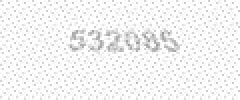
#> input picture engine/python/test.jpg, 120 x 50 px (shown 2 times larger)
$ python captchareader.py   (Python 2 division)
#> lines starting #> are read from the running program, lines starting #| are printed output that depends on the picture
from PIL import Image,ImageEnhance


from pytesser import *


im = Image.open("test.jpg")
#> im is the input picture: PIL image 120x50 RGB; min 152, max 255, mean 243.8
nx, ny = im.size
#> nx = 120; ny = 50

im2 = im.resize((int(nx*5), int(ny*5)), Image.BICUBIC)
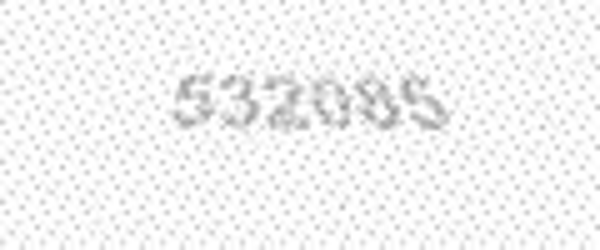
#> im2: PIL image 600x250 RGB; min 148, max 255, mean 243.5
im2.save("temp2.png")
enh = ImageEnhance.Contrast(im)
enh.enhance(1.3).show("30% more contrast")

imgx = Image.open('temp2.png')
imgx = imgx.convert("RGBA")
pix = imgx.load()
for y in xrange(imgx.size[1]):
    for x in xrange(imgx.size[0]):
        if pix[x, y] != (0, 0, 0, 255):
            pix[x, y] = (255, 255, 255, 255)
imgx.save("bw.gif", "GIF")
original = Image.open('bw.gif')
#> original: PIL image 600x250 P; every value is 255
bg = original.resize((116, 56), Image.NEAREST)
#> bg: PIL image 116x56 P; every value is 255
ext = ".tif"
bg.save("input-NEAREST" + ext)
image = Image.open('input-NEAREST.tif')
#> (the run stopped early here; a loop or call above may not have finished)
